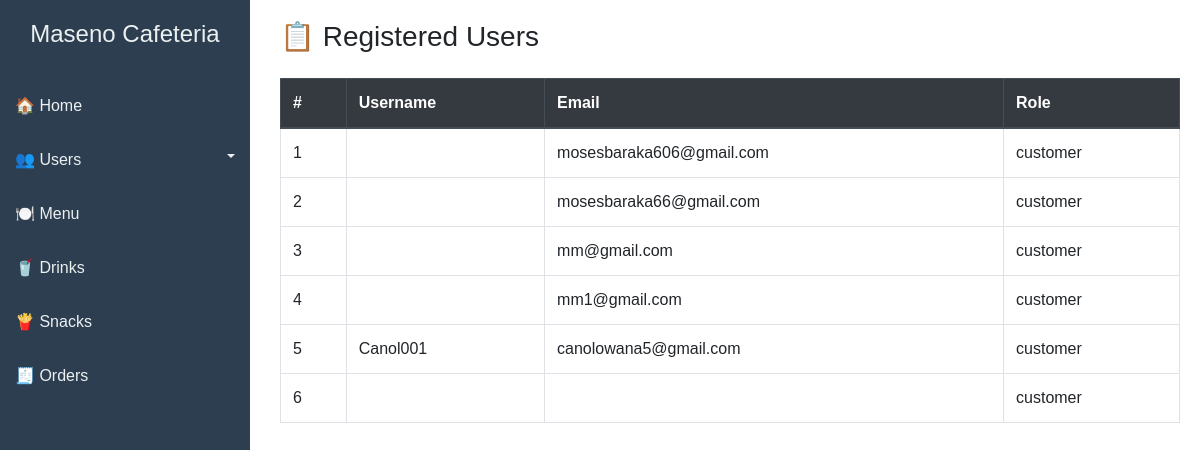
The page /users.php on the database its author committed.
### tables this page shows
CREATE TABLE IF NOT EXISTS `users` (
  `id` int NOT NULL AUTO_INCREMENT,
  `username` varchar(100) DEFAULT NULL,
  `full_name` varchar(100) NOT NULL,
  `email` varchar(100) NOT NULL,
  `password` varchar(255) NOT NULL,
  `phone` varchar(20) DEFAULT NULL,
  `role` enum('customer','admin') DEFAULT 'customer',
  `created_at` timestamp NOT NULL DEFAULT CURRENT_TIMESTAMP,
  PRIMARY KEY (`id`),
  UNIQUE KEY `email` (`email`),
  UNIQUE KEY `username` (`username`)
);

### users.php (the view, shortened to what this page needs)
<?php
include 'db_connect.php';
$query = mysqli_query($conn, "SELECT * FROM users");
?>
<!DOCTYPE html>
<html lang="en">
<head>
    <link rel="stylesheet" href="https://stackpath.bootstrapcdn.com/bootstrap/4.5.2/css/bootstrap.min.css">
</head>
<body>
    <div class="sidebar">
        <h4>Maseno Cafeteria</h4>
        <a href="home.php">🏠 Home</a>
        <div class="dropdown">
            <a href="#usersSubmenu" data-toggle="collapse" class="dropdown-toggle">👥 Users</a>
        </div>
        <a href="menu.php">🍽️ Menu</a>
        <a href="drinks.php">🥤 Drinks</a>
        <a href="snacks.php">🍟 Snacks</a>
        <a href="orders.php">🧾 Orders</a>
    </div>
    <div class="main-content">
        <h3 class="mb-4">📋 Registered Users</h3>
        <table class="table table-bordered table-hover">
            <thead class="thead-dark">
                <tr>
                    <th>#</th>
                    <th>Username</th>
                    <th>Email</th>
                    <th>Role</th>
                </tr>
            </thead>
            <tbody>
                <?php
                $count = 1;
                while($row = mysqli_fetch_assoc($query)) { ?>
                    <tr>
                        <td><?= $count++ ?></td>
                        <td><?= htmlspecialchars($row['username']) ?></td>
                        <td><?= htmlspecialchars($row['email']) ?></td>
                        <td><?= htmlspecialchars($row['role']) ?></td>
                    </tr>
                <?php } ?>
            </tbody>
        </table>
    </div>
</body>
</html>

### users.php (style rules this page uses)
body { font-family: Arial, sans-serif; }
.sidebar { width: 250px; background-color: #2c3e50; min-height: 100vh; padding-top: 20px; position: fixed; }
.sidebar h4 { color: #ecf0f1; text-align: center; margin-bottom: 30px; }
.sidebar a { color: #ecf0f1; padding: 15px; display: block; text-decoration: none; }
.main-content { margin-left: 260px; padding: 20px; }
.dropdown-toggle::after { float: right; margin-top: 6px; }

### rows shown on the page
users: email "mosesbaraka606@gmail.com", role "customer"
users: email "mosesbaraka66@gmail.com", role "customer"
users: email "mm@gmail.com", role "customer"
users: email "mm1@gmail.com", role "customer"
users: username "Canol001", email "canolowana5@gmail.com", role "customer"
users: role "customer"
